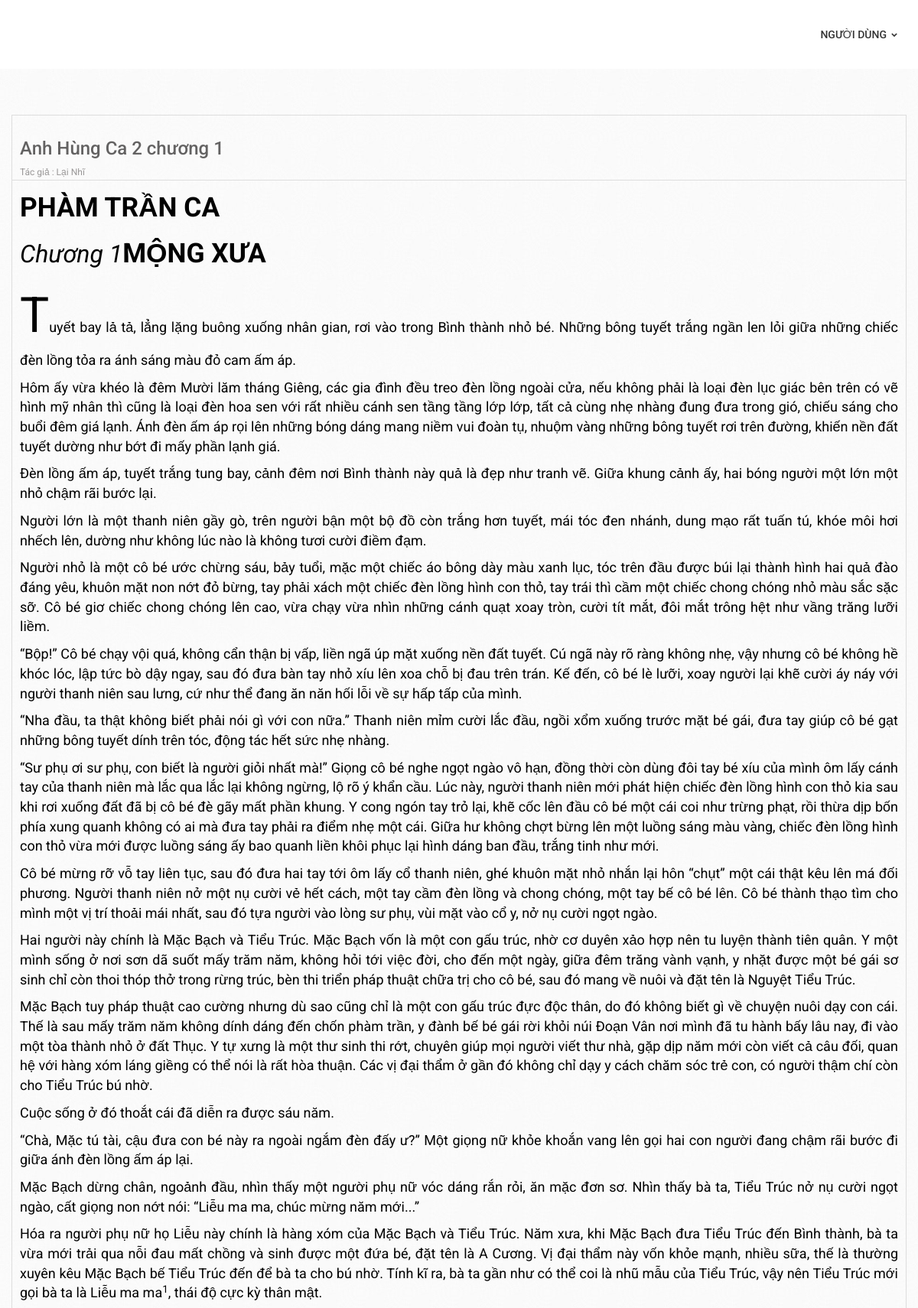
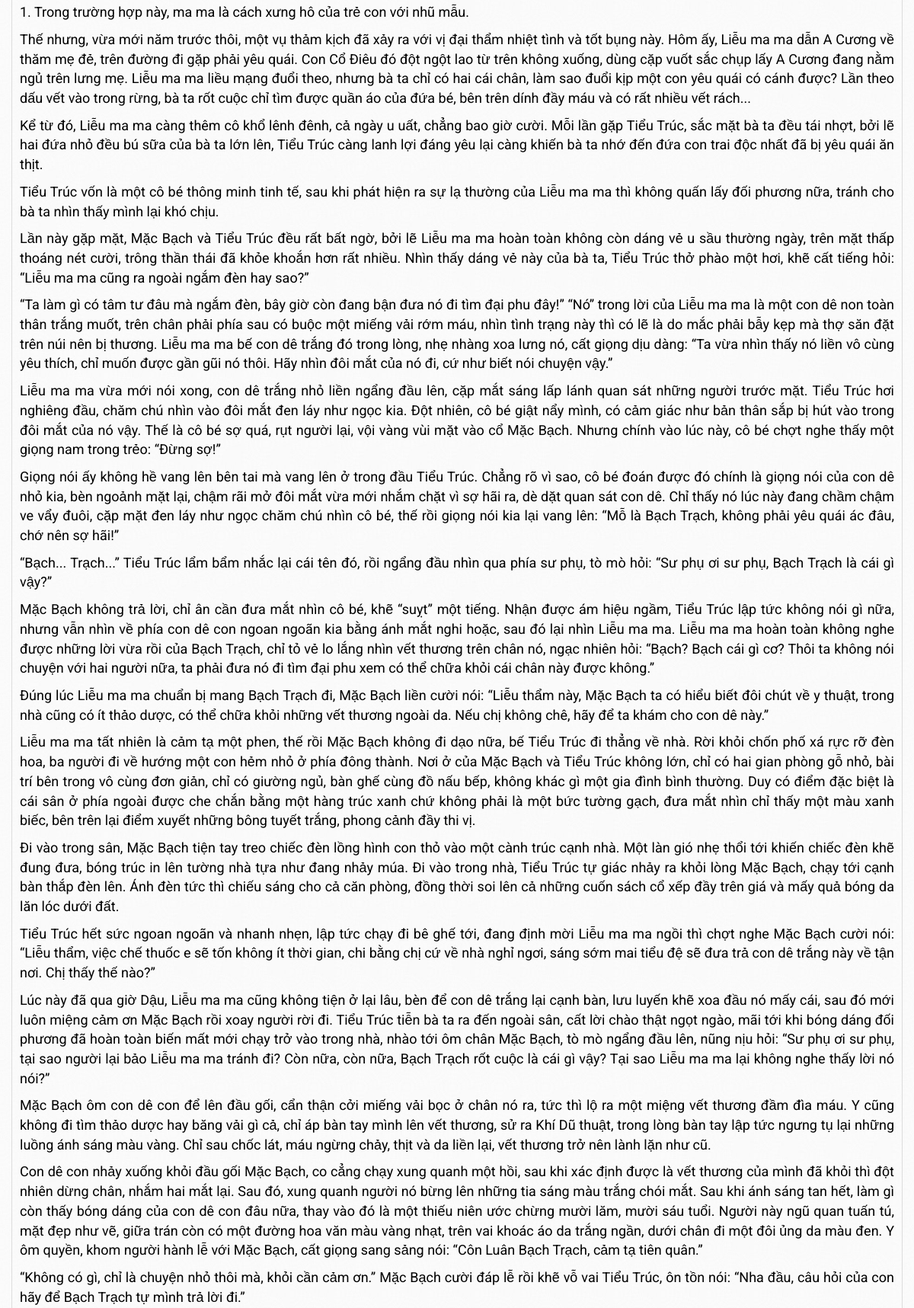
Page /user/chitiet.php?id=3 (upper part) on the committed database (2 pictures, top to bottom).
### tables this page shows
CREATE TABLE `sach` (
  `id` int(11) NOT NULL,
  `tensach` varchar(500) NOT NULL,
  `tacgia` varchar(500) NOT NULL,
  `anh` text NOT NULL,
  `noidung` longtext NOT NULL
);

### user/chitiet.php (the view, shortened to what this page needs)
<?php
include('../admin/inc/connect.php');
$id = $_GET["id"];
$sql = "
        SELECT *
        FROM sach
        WHERE id = '".$id."'
    ";
$query = mysqli_query($connect, $sql);
$row = mysqli_fetch_array($query);
?>
<!DOCTYPE html>
<html lang="vi" prefix="og: http://ogp.me/ns# fb: http://ogp.me/ns/fb# article: http://ogp.me/ns/article# title: http://ogp.me/ns#title image: http://ogp.me/ns#image">
<head>
    <link rel="stylesheet" href="cdnjs.cloudflare.com/ajax/libs/twitter-bootstrap/3.2.0/css/bootstrap.min.css"/>    <link rel="stylesheet" href="cdnjs.cloudflare.com/ajax/libs/font-awesome/4.7.0/css/font-awesome.min.css"/>    <link rel="stylesheet" href="printshop/css/theme-yellow.min.css"/>    <link rel="stylesheet" href="printshop/css/responsive.min.css"/>    <link rel="stylesheet" href="cdn.jsdelivr.net/jquery.jssocials/1.3.1/jssocials.css"/><link rel="stylesheet" href="cdn.jsdelivr.net/jquery.jssocials/1.3.1/jssocials-theme-minima.css"/><link rel="stylesheet" href="cdnjs.cloudflare.com/ajax/libs/photoswipe/4.1.1/photoswipe.min.css"/><link rel="stylesheet" href="cdnjs.cloudflare.com/ajax/libs/photoswipe/4.1.1/default-skin/default-skin.min.css"/></head>
<body>
<header>
    <?php include('header.php'); ?>
</header>    <main class="main ">
<section class="category-w parten-bg">
	<div class="container">
		<div class="row">
<section class="category-w parten-bg">
	<div class="container">
		<div class="row">
			<section class="category grid col-sm-12 col-xs-12">
					<div class="row">
	<div class="article">
		<div class="article-header">
			<h1 itemprop="name headline" class="title"><?php echo $row['tensach'] ?></h1>
			<div class="subtitle">
                 Tác giả : <span itemscope itemprop='author' itemtype='http://schema.org/Person'>
                    <span itemprop='name'>
                        <a href="#" itemprop="url"><?php echo $row['tacgia'] ?></a>                    </span>
                </span>
			</div>
		</div>
		<div itemprop='articleBody' class="article-body">
        <?php
            $idnd = $_SESSION['id'];
            $sqlnd = "
        SELECT *
        FROM nguoidung
        WHERE id = '".$idnd."'
    ";
$querynd = mysqli_query($connect, $sqlnd);
$rownd = mysqli_fetch_array($querynd);
if($rownd['capbac'] == 2 || $rownd['capbac'] == 3){
            ?>
            <?php echo substr($row['noidung'], 0, 9000) ?> ................................
            <div class="d-flex align-items-center justify-content-between mt-4 mb-0" style="text-align : right !important">
                <a class="btn btn-primary" href="vip.php" style="background-color : #FFCC2A; color : black">Nâng cấp VIP để đọc tiếp</a>
            </div>
            <?php }else{ ?>
                <?php echo $row['noidung'] ?>
            <?php } ?>
		</div>
	</div>
	</div>
</div>
			</section>
		</div>
	</div>
</section>    </main>
</html>

### rows in the picture
sach: tensach "Anh Hùng Ca 2 chương 1", tacgia "Lại Nhĩ", noidung "PHÀM TRẦN CA Chương 1 MỘNG XƯA T uyết bay lả tả, lẳng lặng buông xuống nhân gian, rơi vào trong Bình thành nhỏ bé. Những bông tuyết trắng ngần len lỏi giữa những chiếc đèn lồng tỏa ra ánh sáng màu đỏ cam ấm áp. Hôm ấy vừa khéo là đêm Mười lăm tháng Giêng, các gia đình đều treo đèn lồng ngoài cửa, nếu không phải là loại đèn lục giác bên trên có vẽ hình mỹ nhân thì cũng là loại đèn hoa sen với rất nhiều cánh sen tầng tầng lớp lớp, tất cả cùng nhẹ nhàng đung đưa trong gió, chiếu sáng cho buổi đêm giá lạnh. Ánh đèn ấm áp rọi lên những bóng dáng mang niềm vui đoàn tụ, nhuộm vàng những bông tuyết rơi trên đường, khiến nền đất tuyết dường như bớt đi mấy phần lạnh giá. Đèn lồng ấm áp, tuyết trắng…"
